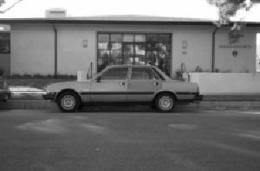
#> input picture image_0002.jpg, 260 x 171 px
$ python adaptive_thresholding.py --image image_0002.jpg
#> lines starting #> are read from the running program, lines starting #| are printed output that depends on the picture; after the words box and inside, x2 and y2 are one past the last pixel; in counts of white or black regions, pixels touching at a corner belong together
# -*- coding: utf-8 -*-
"""
Created on Wed May 24 14:23:27 2017

@author: Rukayat Ariori
"""

import numpy as np
import argparse
import cv2

ap = argparse.ArgumentParser()
ap.add_argument("-i", "--image", required = True,
                help = "Path to the image")
args = vars(ap.parse_args())

image = cv2.imread(args["image"])
#> image is the input picture: shape (171, 260, 3); min 0, max 255, mean 111.6
image = cv2.cvtColor(image, cv2.COLOR_BGR2GRAY)
#> image: shape (171, 260)
blurred = cv2.GaussianBlur(image, (5, 5), 0)
cv2.imshow("Image", image)

thresh = cv2.adaptiveThreshold(blurred, 255,
cv2.ADAPTIVE_THRESH_MEAN_C, cv2.THRESH_BINARY_INV, 11, 4)
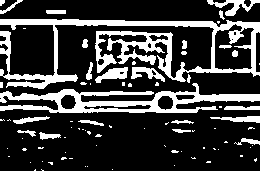
#> thresh: shape (171, 260); 23.7% white; 83 white regions (58 under 20 px), largest, box (x1, y1, x2, y2) and area: (0, 19, 260, 89) 5056, (0, 83, 260, 113) 2964, (207, 0, 260, 16) 316
cv2.imshow("Mean Thresh", thresh)

thresh = cv2.adaptiveThreshold(blurred, 255,
cv2.ADAPTIVE_THRESH_GAUSSIAN_C, cv2.THRESH_BINARY_INV, 15, 3)
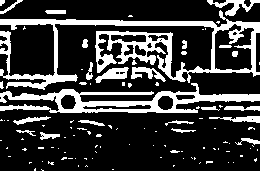
#> thresh: shape (171, 260); 23.3% white; 108 white regions (82 under 20 px), largest, box (x1, y1, x2, y2) and area: (0, 10, 260, 90) 4981, (0, 83, 260, 113) 2793, (207, 0, 260, 16) 310
cv2.imshow("Gaussian Thresh", thresh)
cv2.waitKey(0)

$ run again, on image_0075.jpg
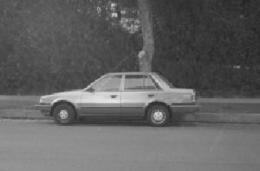
#> input picture image_0075.jpg, 260 x 171 px
#> image is the input picture: shape (171, 260, 3); min 35, max 236, mean 98
#> image: shape (171, 260)
#> `thresh = cv2.adaptiveThreshold(blurred, 255, cv2.ADAPTIVE_THRESH_MEAN_..`:
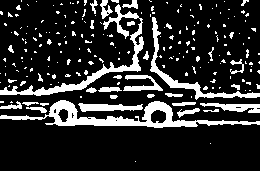
#> thresh: shape (171, 260); 17.3% white; 216 white regions (181 under 20 px), largest, box (x1, y1, x2, y2) and area: (0, 100, 260, 128) 2037, (0, 4, 144, 96) 1438, (150, 17, 260, 100) 847
#> `thresh = cv2.adaptiveThreshold(blurred, 255, cv2.ADAPTIVE_THRESH_GAUSS..`:
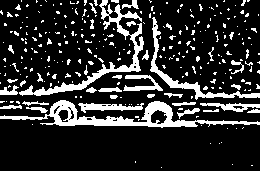
#> thresh: shape (171, 260); 17.7% white; 288 white regions (249 under 20 px), largest, box (x1, y1, x2, y2) and area: (0, 100, 260, 128) 1946, (19, 0, 144, 96) 1437, (150, 17, 260, 100) 819

$ run again, on image_0090.jpg
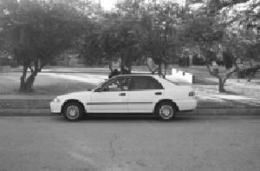
#> input picture image_0090.jpg, 260 x 171 px
#> image is the input picture: shape (171, 260, 3); min 15, max 255, mean 118.8
#> image: shape (171, 260)
#> `thresh = cv2.adaptiveThreshold(blurred, 255, cv2.ADAPTIVE_THRESH_MEAN_..`:
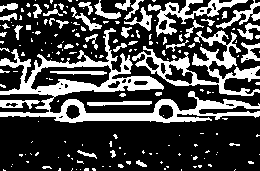
#> thresh: shape (171, 260); 29% white; 189 white regions (142 under 20 px), largest, box (x1, y1, x2, y2) and area: (0, 28, 260, 123) 5363, (132, 30, 260, 96) 2252, (156, 0, 248, 37) 898
#> `thresh = cv2.adaptiveThreshold(blurred, 255, cv2.ADAPTIVE_THRESH_GAUSS..`:
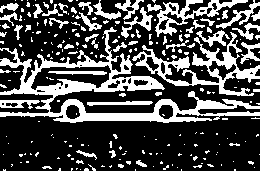
#> thresh: shape (171, 260); 29.5% white; 233 white regions (180 under 20 px), largest, box (x1, y1, x2, y2) and area: (0, 27, 260, 123) 5242, (132, 32, 260, 96) 2025, (155, 0, 248, 37) 897

$ run again, on image_0120.jpg
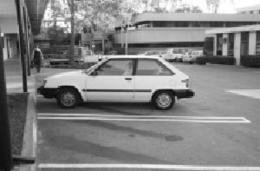
#> input picture image_0120.jpg, 260 x 171 px
#> image is the input picture: shape (171, 260, 3); min 7, max 255, mean 130.8
#> image: shape (171, 260)
#> `thresh = cv2.adaptiveThreshold(blurred, 255, cv2.ADAPTIVE_THRESH_MEAN_..`:
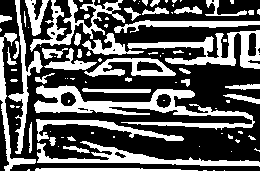
#> thresh: shape (171, 260); 36.2% white; 96 white regions (55 under 20 px), largest, box (x1, y1, x2, y2) and area: (34, 85, 255, 130) 2996, (127, 30, 260, 69) 1822, (37, 141, 260, 167) 1589
#> `thresh = cv2.adaptiveThreshold(blurred, 255, cv2.ADAPTIVE_THRESH_GAUSS..`:
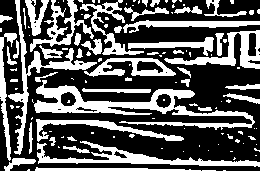
#> thresh: shape (171, 260); 36% white; 125 white regions (79 under 20 px), largest, box (x1, y1, x2, y2) and area: (34, 80, 255, 130) 2882, (37, 141, 260, 167) 1555, (8, 0, 97, 155) 1370
